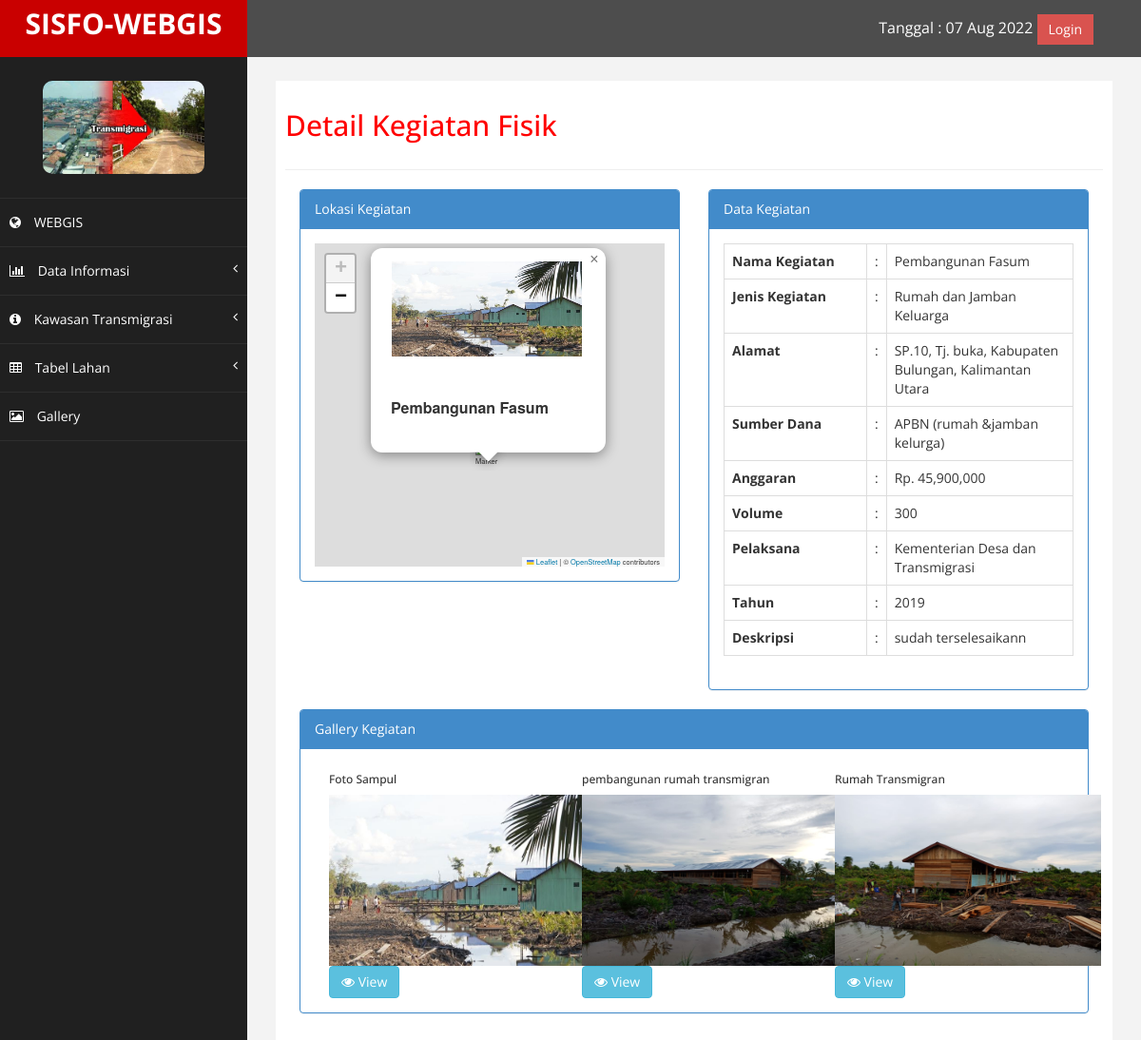
/kegiatan/detail/3, run on the app's committed database.
### tables this page shows
CREATE TABLE `tbl_kegiatan` (
  `id_kegiatan` int(11) NOT NULL,
  `nama_kegiatan` varchar(255) DEFAULT NULL,
  `id_jenis` int(11) NOT NULL,
  `alamat` varchar(255) NOT NULL,
  `id_sumberdana` int(11) NOT NULL,
  `anggaran` int(11) NOT NULL,
  `tahun` varchar(4) NOT NULL,
  `volume` varchar(255) NOT NULL,
  `pelaksana` varchar(255) NOT NULL,
  `deskripsi` text NOT NULL,
  `latitude` varchar(30) NOT NULL,
  `longitude` varchar(30) NOT NULL,
  `sampul` varchar(255) NOT NULL
);

CREATE TABLE `tbl_jenis` (
  `id_jenis` int(11) NOT NULL,
  `jenis_kegiatan` varchar(255) DEFAULT NULL,
  `icon` varchar(255) DEFAULT NULL
);

CREATE TABLE `tbl_sumberdana` (
  `id_sumberdana` int(11) NOT NULL,
  `sumber_dana` varchar(255) DEFAULT NULL,
  `icon` varchar(255) DEFAULT NULL
);

CREATE TABLE `tbl_gallery` (
  `id_gallery` int(11) NOT NULL,
  `id_kegiatan` int(11) DEFAULT NULL,
  `ket_foto` varchar(255) DEFAULT NULL,
  `foto_kegiatan` varchar(255) DEFAULT NULL
);

### application/views/layout/v_content.php (called while the page is built)
<?php
if ($isi) {
    $this->load->view($isi);
}

### application/views/layout/v_wrapper.php (called while the page is built)
<?php
require_once('v_head.php');
require_once('v_header.php');
require_once('v_nav.php');
require_once('v_content.php');
require_once('v_footer.php');

### application/controllers/Kegiatan.php (called while the page is built, shortened)
<?php
class Kegiatan extends CI_Controller {
	public function __construct()
	{
		$this->load->model('m_kegiatan');
		$this->load->model('m_jenis');
		$this->load->model('m_tahun');
		$this->load->model('m_sumberdana');
		$this->load->model('m_gallery');
	}
	public function detail($id_kegiatan)
	{
		$data = array(
			'title'		=> 'Detail Kegiatan Fisik',
			'kegiatan'	=> $this->m_kegiatan->detail($id_kegiatan),
			'gallery' 	=> $this->m_gallery->lists2($id_kegiatan),
			'isi' 		=> 'kegiatan/v_detail'
		 );
		$this->load->view('layout/v_wrapper', $data, FALSE);
	}
}

### index.php (called while the page is built, shortened)
<?php
require_once BASEPATH.'core/CodeIgniter.php';

### application/models/M_kegiatan.php (called while the page is built, shortened)
<?php
class M_kegiatan extends CI_Model {
	public function detail($id_kegiatan)
	{
		$this->db->select('*');
		$this->db->from('tbl_kegiatan');
		$this->db->join('tbl_jenis', 'tbl_jenis.id_jenis = tbl_kegiatan.id_jenis', 'left');
		$this->db->join('tbl_sumberdana', 'tbl_sumberdana.id_sumberdana = tbl_kegiatan.id_sumberdana', 'left');
		$this->db->where('id_kegiatan', $id_kegiatan);
		return $this->db->get()->row();
	}
}

### application/models/M_gallery.php (called while the page is built, shortened)
<?php
class M_gallery extends CI_Model {
	public function lists2($id_kegiatan)
	{
		$this->db->select('*');
		$this->db->from('tbl_gallery');
		$this->db->where('id_kegiatan', $id_kegiatan);
		$this->db->order_by('id_gallery','desc');
		return $this->db->get()->result();
	}
}

### application/views/kegiatan/v_detail.php (the view, shortened to what this page needs)
<div class="col-sm-6">
  <div class="panel panel-primary">
    <div class="panel-heading">Lokasi Kegiatan</div>
    <div class="panel-body">
	<div id="map" style="height: 340px;"></div>
	</div>
  </div>
</div>
<div class="col-sm-6">
  <div class="panel panel-primary">
    <div class="panel-heading">Data Kegiatan</div>
    <div class="panel-body">
	<table class="table table-bordered">
		<tr>
			<th width="150px">Nama Kegiatan</th>
			<td width="20px">:</td>
			<td><?= $kegiatan->nama_kegiatan ?></td>
		</tr>
		<tr>
			<th>Jenis Kegiatan</th>
			<td width="20px">:</td>
			<td><?= $kegiatan->jenis_kegiatan ?></td>
		</tr>
		<tr>
			<th>Alamat</th>
			<td width="20px">:</td>
			<td><?= $kegiatan->alamat ?></td>
		</tr>
		<tr>
			<th>Sumber Dana</th>
			<td width="20px">:</td>
			<td><?= $kegiatan->sumber_dana ?></td>
		</tr>
		<tr>
			<th>Anggaran</th>
			<td width="20px">:</td>
			<td>Rp. <?= number_format($kegiatan->anggaran,0) ?></td>
		</tr>
		<tr>
			<th>Volume</th>
			<td width="20px">:</td>
			<td><?= $kegiatan->volume?></td>
		</tr>
		<tr>
			<th>Pelaksana</th>
			<td width="20px">:</td>
			<td><?= $kegiatan->pelaksana ?></td>
		</tr>
		<tr>
			<th>Tahun</th>
			<td width="20px">:</td>
			<td><?= $kegiatan->tahun ?></td>
		</tr>
		<tr>
			<th>Deskripsi</th>
			<td width="20px">:</td>
			<td><?= $kegiatan->deskripsi ?></td>
		</tr>
	</table>
	</div>
  </div>
</div>
<div class="col-sm-12">
  <div class="panel panel-primary">
    <div class="panel-heading">Gallery Kegiatan</div>
    <div class="panel-body">
	<div class="col-xs-4 col-sm-4 pricing-box">
		<div class="widget-box widget-color-blue">
			<div class="widget-header">
				<h6 class="widget-title bigger lighter">Foto Sampul</h6>
			</div>
			<div class="widget-body">
				<div class="widget-main text-center">
					<img src="<?= base_url('sampul/'.$kegiatan->sampul) ?>" width="280px"  height="180px">
				</div>
				<div>
					<button class="btn btn-info btn-minier" data-toggle="modal" data-target="#sampul<?= $kegiatan->id_kegiatan ?>">
						<i class="ace-icon fa fa-eye"></i> View
					</button>
				</div>
			</div>
		</div>
	</div>
	<?php  foreach ($gallery as $key => $value) { ?>
	<div class="col-xs-4 col-sm-4 pricing-box">
		<div class="widget-box widget-color-blue">
			<div class="widget-header">
				<h6 class="widget-title bigger lighter"><?= $value->ket_foto ?></h6>
			</div>
			<div class="widget-body">
				<div class="widget-main text-center">
					<img src="<?= base_url('foto_kegiatan/'.$value->foto_kegiatan) ?>" width="280px"  height="180px">
				</div>
				<div>
					<button class="btn btn-info btn-minier" data-toggle="modal" data-target="#<?= $value->id_gallery ?>">
						<i class="ace-icon fa fa-eye"></i> View
					</button>
				</div>
			</div>
		</div>
	</div>
	<?php } ?>
	</div>
  </div>
</div>

### template/assets/css/custom.css (style rules this page uses)
body { font-family: 'Open Sans', sans-serif; }
.text-center { text-align:center; }

### data on the page
tbl_kegiatan: nama_kegiatan "Pembangunan Fasum", id_jenis.jenis_kegiatan "Rumah dan Jamban Keluarga", alamat "SP.10, Tj. buka, Kabupaten Bulungan, Kalimantan Utara", id_sumberdana.sumber_dana "APBN (rumah &jamban kelurga)", anggaran "45,900,000", volume "300", pelaksana "Kementerian Desa dan Transmigrasi", tahun "2019", deskripsi "sudah terselesaikann", sampul (picture)
tbl_gallery: ket_foto "pembangunan rumah transmigran", foto_kegiatan (picture)
tbl_gallery: ket_foto "Rumah Transmigran", foto_kegiatan (picture)

### other printed values
$title "Detail Kegiatan Fisik"
